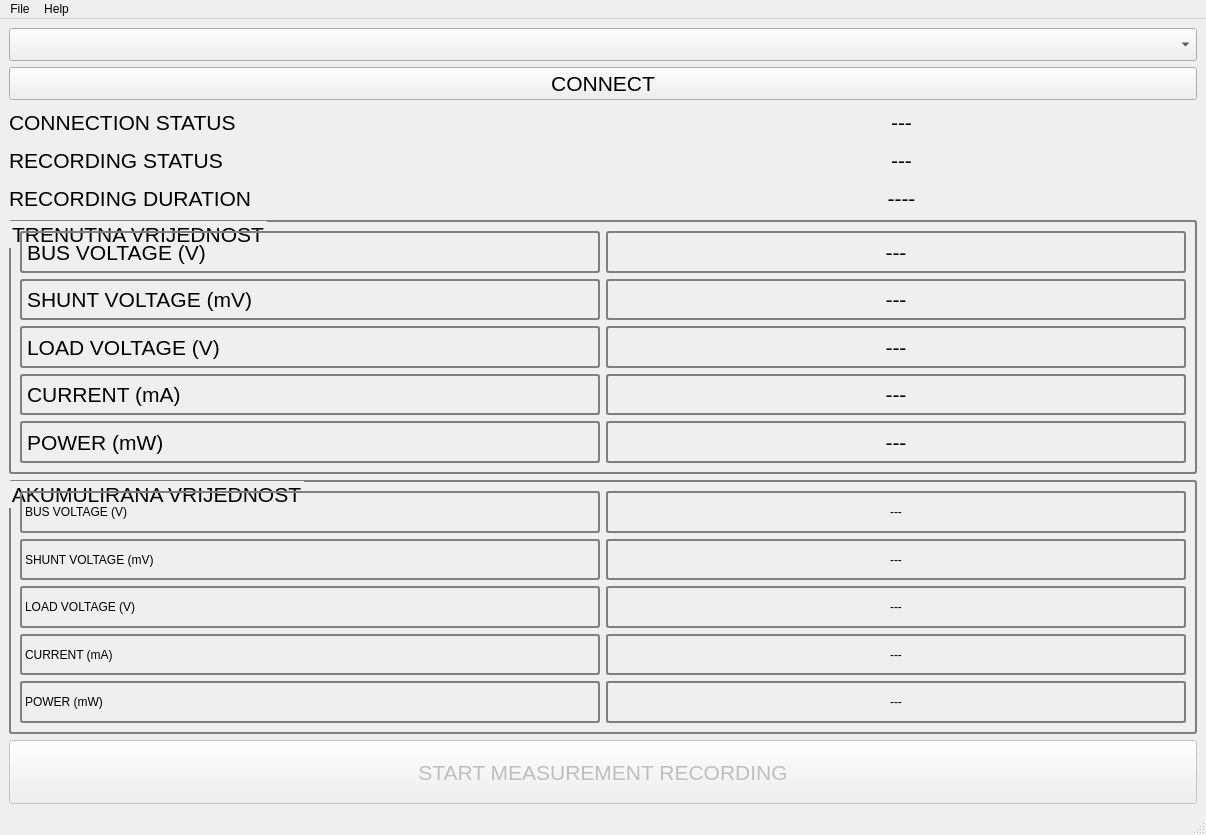
<?xml version="1.0" encoding="UTF-8"?>
<ui version="4.0">
 <class>MainWindow</class>
 <widget class="QMainWindow" name="MainWindow">
  <property name="geometry">
   <rect>
    <x>0</x>
    <y>0</y>
    <width>1206</width>
    <height>835</height>
   </rect>
  </property>
  <property name="windowTitle">
   <string>MainWindow</string>
  </property>
  <widget class="QWidget" name="centralwidget">
   <layout class="QVBoxLayout" name="verticalLayout">
    <item>
     <widget class="QComboBox" name="comboBox_SERIAL_PORTS">
      <property name="font">
       <font>
        <pointsize>16</pointsize>
       </font>
      </property>
     </widget>
    </item>
    <item>
     <widget class="QPushButton" name="pushButton_CONNECT">
      <property name="font">
       <font>
        <pointsize>16</pointsize>
       </font>
      </property>
      <property name="text">
       <string>CONNECT</string>
      </property>
     </widget>
    </item>
    <item>
     <layout class="QHBoxLayout" name="horizontalLayout_2">
      <item>
       <widget class="QLabel" name="label_12">
        <property name="maximumSize">
         <size>
          <width>16777215</width>
          <height>32</height>
         </size>
        </property>
        <property name="font">
         <font>
          <pointsize>16</pointsize>
          <italic>false</italic>
         </font>
        </property>
        <property name="text">
         <string>CONNECTION STATUS </string>
        </property>
       </widget>
      </item>
      <item>
       <widget class="QLabel" name="label_CONNECTION_STATUS">
        <property name="maximumSize">
         <size>
          <width>16777215</width>
          <height>32</height>
         </size>
        </property>
        <property name="font">
         <font>
          <pointsize>16</pointsize>
         </font>
        </property>
        <property name="text">
         <string>---</string>
        </property>
        <property name="alignment">
         <set>Qt::AlignCenter</set>
        </property>
       </widget>
      </item>
     </layout>
    </item>
    <item>
     <layout class="QHBoxLayout" name="horizontalLayout">
      <item>
       <widget class="QLabel" name="label_6">
        <property name="maximumSize">
         <size>
          <width>16777215</width>
          <height>32</height>
         </size>
        </property>
        <property name="font">
         <font>
          <pointsize>16</pointsize>
          <italic>false</italic>
         </font>
        </property>
        <property name="text">
         <string>RECORDING STATUS</string>
        </property>
       </widget>
      </item>
      <item>
       <widget class="QLabel" name="label_RECORDING_STATUS">
        <property name="maximumSize">
         <size>
          <width>16777215</width>
          <height>32</height>
         </size>
        </property>
        <property name="font">
         <font>
          <pointsize>16</pointsize>
         </font>
        </property>
        <property name="text">
         <string>---</string>
        </property>
        <property name="alignment">
         <set>Qt::AlignCenter</set>
        </property>
       </widget>
      </item>
     </layout>
    </item>
    <item>
     <layout class="QHBoxLayout" name="horizontalLayout_3">
      <item>
       <widget class="QLabel" name="label_8">
        <property name="maximumSize">
         <size>
          <width>16777215</width>
          <height>32</height>
         </size>
        </property>
        <property name="font">
         <font>
          <pointsize>16</pointsize>
         </font>
        </property>
        <property name="text">
         <string>RECORDING DURATION</string>
        </property>
       </widget>
      </item>
      <item>
       <widget class="QLabel" name="label_RECORDING_DURATION">
        <property name="maximumSize">
         <size>
          <width>16777215</width>
          <height>32</height>
         </size>
        </property>
        <property name="font">
         <font>
          <pointsize>16</pointsize>
         </font>
        </property>
        <property name="text">
         <string>----</string>
        </property>
        <property name="alignment">
         <set>Qt::AlignCenter</set>
        </property>
       </widget>
      </item>
     </layout>
    </item>
    <item>
     <widget class="QGroupBox" name="groupBox">
      <property name="font">
       <font>
        <pointsize>16</pointsize>
       </font>
      </property>
      <property name="styleSheet">
       <string notr="true">     border: 2px solid gray; 
     border-radius: 3px; </string>
      </property>
      <property name="title">
       <string>TRENUTNA VRIJEDNOST</string>
      </property>
      <layout class="QGridLayout" name="gridLayout_2">
       <item row="3" column="1">
        <widget class="QLabel" name="label_CURRENT_NOW">
         <property name="font">
          <font>
           <pointsize>16</pointsize>
          </font>
         </property>
         <property name="text">
          <string>---</string>
         </property>
         <property name="alignment">
          <set>Qt::AlignCenter</set>
         </property>
        </widget>
       </item>
       <item row="4" column="0">
        <widget class="QLabel" name="label_5">
         <property name="font">
          <font>
           <pointsize>16</pointsize>
          </font>
         </property>
         <property name="text">
          <string>POWER (mW)</string>
         </property>
        </widget>
       </item>
       <item row="1" column="0">
        <widget class="QLabel" name="label_2">
         <property name="font">
          <font>
           <pointsize>16</pointsize>
          </font>
         </property>
         <property name="text">
          <string>SHUNT VOLTAGE (mV)</string>
         </property>
        </widget>
       </item>
       <item row="2" column="1">
        <widget class="QLabel" name="label_LOAD_VOLTAGE_NOW">
         <property name="font">
          <font>
           <pointsize>16</pointsize>
          </font>
         </property>
         <property name="text">
          <string>---</string>
         </property>
         <property name="alignment">
          <set>Qt::AlignCenter</set>
         </property>
        </widget>
       </item>
       <item row="0" column="1">
        <widget class="QLabel" name="label_BUS_VOLTAGE_NOW">
         <property name="font">
          <font>
           <pointsize>16</pointsize>
          </font>
         </property>
         <property name="text">
          <string>---</string>
         </property>
         <property name="alignment">
          <set>Qt::AlignCenter</set>
         </property>
        </widget>
       </item>
       <item row="4" column="1">
        <widget class="QLabel" name="label_POWER_NOW">
         <property name="font">
          <font>
           <pointsize>16</pointsize>
          </font>
         </property>
         <property name="text">
          <string>---</string>
         </property>
         <property name="alignment">
          <set>Qt::AlignCenter</set>
         </property>
        </widget>
       </item>
       <item row="1" column="1">
        <widget class="QLabel" name="label_SHUNT_VOLTAGE_NOW">
         <property name="font">
          <font>
           <pointsize>16</pointsize>
          </font>
         </property>
         <property name="text">
          <string>---</string>
         </property>
         <property name="alignment">
          <set>Qt::AlignCenter</set>
         </property>
        </widget>
       </item>
       <item row="3" column="0">
        <widget class="QLabel" name="label_4">
         <property name="font">
          <font>
           <pointsize>16</pointsize>
          </font>
         </property>
         <property name="text">
          <string>CURRENT (mA)</string>
         </property>
        </widget>
       </item>
       <item row="0" column="0">
        <widget class="QLabel" name="label">
         <property name="font">
          <font>
           <pointsize>16</pointsize>
          </font>
         </property>
         <property name="text">
          <string>BUS VOLTAGE (V)</string>
         </property>
        </widget>
       </item>
       <item row="2" column="0">
        <widget class="QLabel" name="label_3">
         <property name="font">
          <font>
           <pointsize>16</pointsize>
          </font>
         </property>
         <property name="text">
          <string>LOAD VOLTAGE (V)</string>
         </property>
        </widget>
       </item>
      </layout>
     </widget>
    </item>
    <item>
     <widget class="QGroupBox" name="groupBox_2">
      <property name="font">
       <font>
        <pointsize>16</pointsize>
       </font>
      </property>
      <property name="styleSheet">
       <string notr="true">     border: 2px solid gray; 
     border-radius: 3px; </string>
      </property>
      <property name="title">
       <string>AKUMULIRANA VRIJEDNOST</string>
      </property>
      <property name="flat">
       <bool>false</bool>
      </property>
      <layout class="QGridLayout" name="gridLayout_3">
       <item row="1" column="0">
        <widget class="QLabel" name="label_7">
         <property name="text">
          <string>SHUNT VOLTAGE (mV)</string>
         </property>
        </widget>
       </item>
       <item row="4" column="0">
        <widget class="QLabel" name="label_11">
         <property name="text">
          <string>POWER (mW)</string>
         </property>
        </widget>
       </item>
       <item row="3" column="1">
        <widget class="QLabel" name="label_CURRENT_AVG">
         <property name="text">
          <string>---</string>
         </property>
         <property name="alignment">
          <set>Qt::AlignCenter</set>
         </property>
        </widget>
       </item>
       <item row="2" column="0">
        <widget class="QLabel" name="label_16">
         <property name="text">
          <string>LOAD VOLTAGE (V)</string>
         </property>
        </widget>
       </item>
       <item row="3" column="0">
        <widget class="QLabel" name="label_10">
         <property name="text">
          <string>CURRENT (mA)</string>
         </property>
        </widget>
       </item>
       <item row="2" column="1">
        <widget class="QLabel" name="label_LOAD_VOLTAGE_AVG">
         <property name="text">
          <string>---</string>
         </property>
         <property name="alignment">
          <set>Qt::AlignCenter</set>
         </property>
        </widget>
       </item>
       <item row="0" column="1">
        <widget class="QLabel" name="label_BUS_VOLTAGE_AVG">
         <property name="text">
          <string>---</string>
         </property>
         <property name="alignment">
          <set>Qt::AlignCenter</set>
         </property>
        </widget>
       </item>
       <item row="0" column="0">
        <widget class="QLabel" name="label_9">
         <property name="text">
          <string>BUS VOLTAGE (V)</string>
         </property>
        </widget>
       </item>
       <item row="1" column="1">
        <widget class="QLabel" name="label_SHUNT_VOLTAGE_AVG">
         <property name="text">
          <string>---</string>
         </property>
         <property name="alignment">
          <set>Qt::AlignCenter</set>
         </property>
        </widget>
       </item>
       <item row="4" column="1">
        <widget class="QLabel" name="label_POWER_AVG">
         <property name="text">
          <string>---</string>
         </property>
         <property name="alignment">
          <set>Qt::AlignCenter</set>
         </property>
        </widget>
       </item>
      </layout>
     </widget>
    </item>
    <item>
     <widget class="QPushButton" name="pushButton_START_MEASUREMENT">
      <property name="enabled">
       <bool>false</bool>
      </property>
      <property name="maximumSize">
       <size>
        <width>16777215</width>
        <height>64</height>
       </size>
      </property>
      <property name="font">
       <font>
        <pointsize>16</pointsize>
       </font>
      </property>
      <property name="text">
       <string>START MEASUREMENT RECORDING</string>
      </property>
     </widget>
    </item>
   </layout>
  </widget>
  <widget class="QStatusBar" name="statusbar"/>
  <widget class="QMenuBar" name="menubar">
   <property name="geometry">
    <rect>
     <x>0</x>
     <y>0</y>
     <width>1206</width>
     <height>29</height>
    </rect>
   </property>
   <widget class="QMenu" name="menuFile">
    <property name="title">
     <string>File</string>
    </property>
    <addaction name="actionSave_As"/>
    <addaction name="actionExit"/>
   </widget>
   <widget class="QMenu" name="menuHelp">
    <property name="title">
     <string>Help</string>
    </property>
    <addaction name="actionAbout"/>
   </widget>
   <addaction name="menuFile"/>
   <addaction name="menuHelp"/>
  </widget>
  <action name="actionSave_As">
   <property name="text">
    <string>Save As ..</string>
   </property>
   <property name="shortcut">
    <string>Ctrl+S</string>
   </property>
  </action>
  <action name="actionExit">
   <property name="text">
    <string>Exit</string>
   </property>
   <property name="shortcut">
    <string>Ctrl+X</string>
   </property>
  </action>
  <action name="actionAbout">
   <property name="text">
    <string>About</string>
   </property>
   <property name="shortcut">
    <string>Ctrl+A</string>
   </property>
  </action>
 </widget>
 <resources/>
 <connections/>
</ui>
